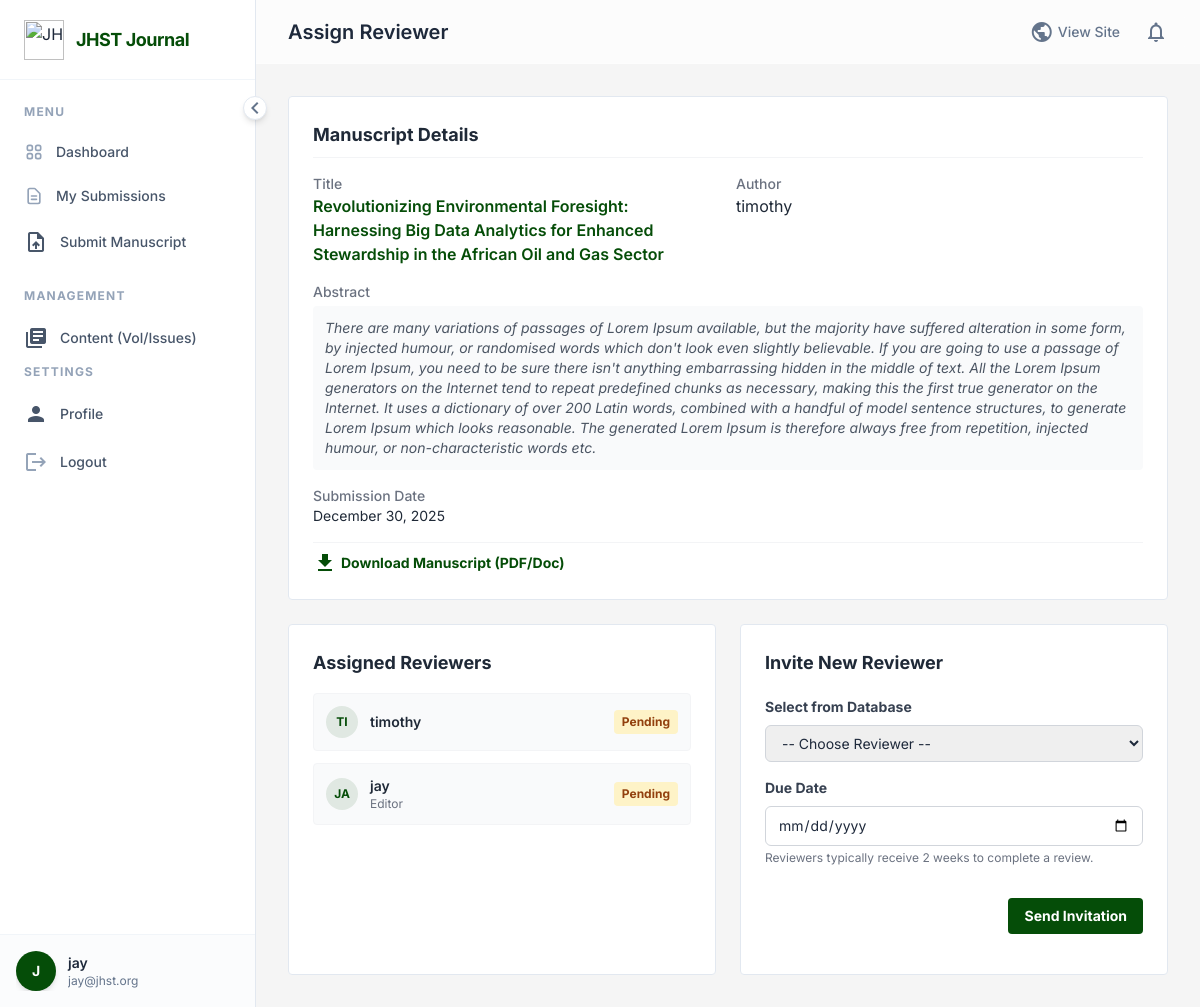
Before: /assign_reviewer/3/ (signed in) with the older database file.
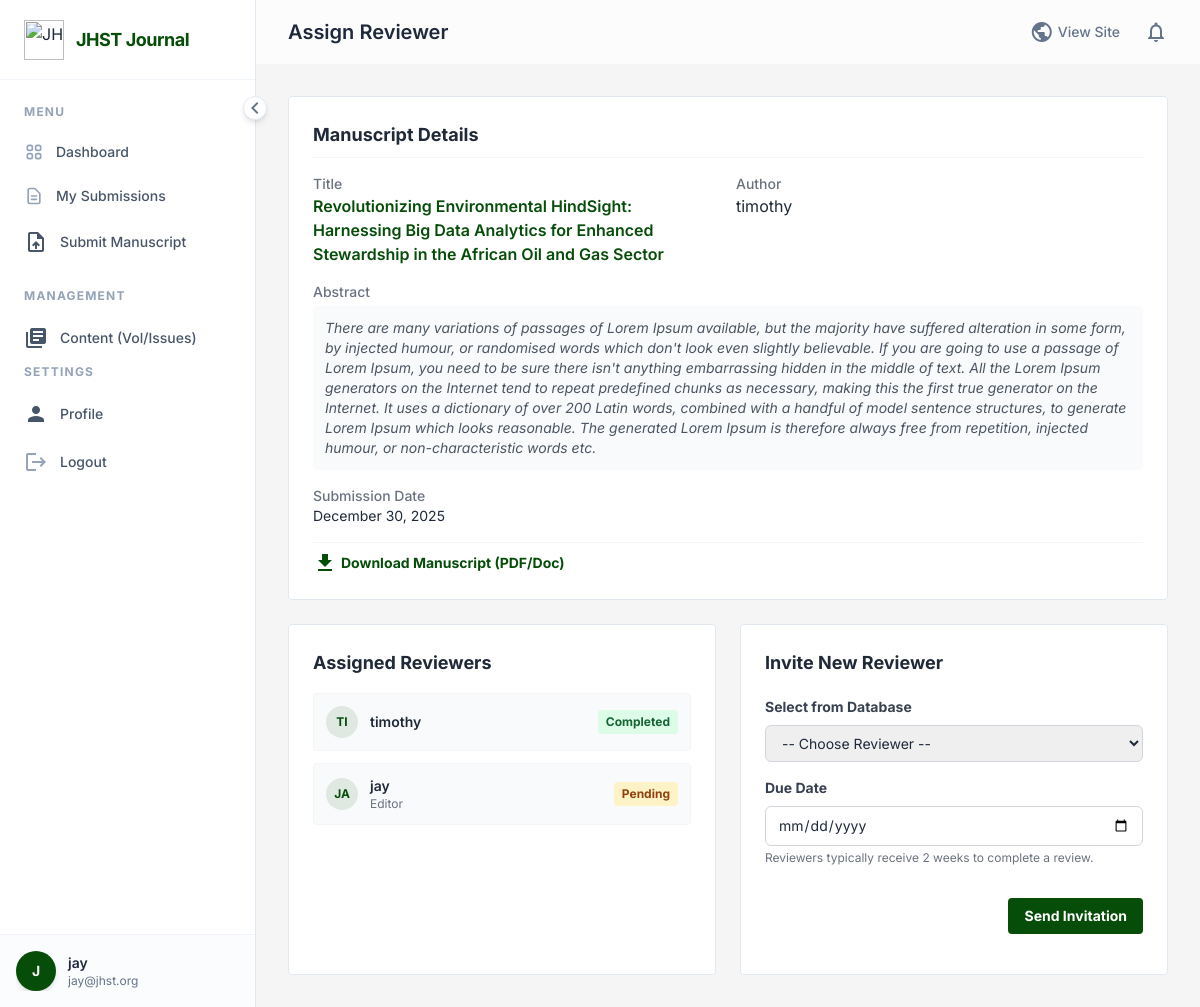
After: the same page with the newer database file.
### journal/models.py (models this page shows, shortened)
class Manuscript(models.Model):
    STATUS_CHOICES = [
        ('submitted', 'Submitted'),
        ('under_review', 'Under Review'),
        ('accepted', 'Accepted'),
        ('rejected', 'Rejected'),
        ('published', 'Published'),
    ]
    title = models.CharField(max_length=255)
    abstract = models.TextField()
    file = models.FileField(upload_to='manuscripts/')
    co_authors = models.CharField(max_length=500, blank=True, help_text="Names of co-authors, separated by commas")
    affiliations = models.TextField(blank=True, help_text="Author affiliations")
    author = models.ForeignKey(User, on_delete=models.CASCADE, related_name='manuscripts')
    reviewer = models.ForeignKey(User, on_delete=models.SET_NULL, null=True, blank=True, related_name='assigned_manuscripts')
    submitted_date = models.DateTimeField(auto_now_add=True)
    status = models.CharField(max_length=20, choices=STATUS_CHOICES, default='submitted')
    keywords = models.CharField(max_length=255, help_text="Comma-separated keywords")

class Review(models.Model):
    RECOMMENDATION_CHOICES = [
        ('accept', 'Accept'),
        ('revise', 'Revise'),
        ('reject', 'Reject'),
    ]
    manuscript = models.ForeignKey(Manuscript, on_delete=models.CASCADE, related_name='reviews')
    reviewer = models.ForeignKey(User, on_delete=models.CASCADE, related_name='reviews')
    date_assigned = models.DateTimeField(auto_now_add=True)
    due_date = models.DateTimeField(null=True, blank=True)
    date_completed = models.DateTimeField(null=True, blank=True)
    comments = models.TextField(blank=True)
    recommendation = models.CharField(max_length=20, choices=RECOMMENDATION_CHOICES, blank=True)

class User(AbstractUser):
    is_researcher = models.BooleanField(default=False)
    is_reviewer = models.BooleanField(default=False)
    is_editor = models.BooleanField(default=False)
    affiliation = models.CharField(max_length=255, blank=True)

### journal/views.py (the view, shortened to what this page needs)
# urls.py: path('assign_reviewer/<int:manuscript_id>/', views.assign_reviewer, name='assign_reviewer'),
@login_required
def assign_reviewer(request, manuscript_id):
    if not request.user.is_editor:
        return redirect('dashboard')
    manuscript = get_object_or_404(Manuscript, id=manuscript_id)
    existing_reviews = Review.objects.filter(manuscript=manuscript)
    assigned_reviewer_ids = existing_reviews.values_list('reviewer_id', flat=True)
    reviewers = User.objects.filter(is_reviewer=True).exclude(id__in=assigned_reviewer_ids)
    return render(request, 'dashboard/assign_reviewer.html', {
        'manuscript': manuscript,
        'reviewers': reviewers,
        'existing_reviews': existing_reviews
    })

### templates/dashboard/assign_reviewer.html (shortened to what the changed rows need)
﻿{% extends 'dashboard/dashboard_base.html' %} {% block dashboard_title %}Assign
Reviewer{% endblock %} {% block content %}
<div class="space-y-6">
  <div
    class="bg-white dark:bg-card-dark border border-border-light dark:border-border-dark rounded p-6"
  >
    <div class="grid grid-cols-1 md:grid-cols-2 gap-4">
      <div>
        <p class="text-sm font-medium text-gray-500 dark:text-gray-400">
          Title
        </p>
        <p class="text-base font-semibold text-primary">
          {{ manuscript.title }}
        </p>
      </div>
      <div>
        <p class="text-sm font-medium text-gray-500 dark:text-gray-400">
          Author
        </p>
        <p class="text-base text-gray-800 dark:text-gray-200">
          {{ manuscript.author.username }}
        </p>
      </div>
      <div class="md:col-span-2">
        <p class="text-sm font-medium text-gray-500 dark:text-gray-400">
          Abstract
        </p>
        <p
          class="text-sm text-gray-600 dark:text-gray-300 italic mt-1 bg-gray-50 dark:bg-gray-800 p-3 rounded"
        >
          {{ manuscript.abstract }}
        </p>
      </div>
      <div>
        <p class="text-sm font-medium text-gray-500 dark:text-gray-400">
          Submission Date
        </p>
        <p class="text-sm text-gray-800 dark:text-gray-200">
          {{ manuscript.submitted_date|date:"F d, Y" }}
        </p>
      </div>
    </div>
  </div>
  <div class="grid grid-cols-1 lg:grid-cols-2 gap-6">
    <div
      class="bg-white dark:bg-card-dark border border-border-light dark:border-border-dark rounded p-6"
    >
      {% if existing_reviews %}
      <ul class="space-y-3">
        {% for review in existing_reviews %}
        <li
          class="flex items-center justify-between p-3 bg-gray-50 dark:bg-gray-750 rounded border border-gray-100 dark:border-gray-700"
        >
          <div class="flex items-center space-x-3">
            <div
              class="h-8 w-8 rounded-full bg-primary/10 flex items-center justify-center text-primary font-bold text-xs uppercase"
            >
              {{ review.reviewer.username|slice:":2" }}
            </div>
            <div>
              <p class="font-semibold text-sm text-gray-800 dark:text-gray-200">
                {{ review.reviewer.username }}
              </p>
            </div>
          </div>
          <span
            class="px-2 py-1 rounded text-xs font-bold {% if review.date_completed %}bg-green-100 text-green-800{% else %}bg-amber-100 text-amber-800{% endif %}"
          >
            {% if review.date_completed %}Completed{% else %}Pending{% endif %}
          </span>
        </li>
        {% endfor %}
      </ul>
      {% else %}
      <div
        class="text-center py-6 text-gray-500 italic text-sm bg-gray-50 dark:bg-gray-800 rounded"
      >
        No reviewers invited yet.
      </div>
      {% endif %}
    </div>
  </div>
</div>
{% endblock %}

Changed rows visible on the page:
changed Manuscript "timothy": title "Revolutionizing Environmental Foresight: Harnessing Big Data Analytics for Enhanced Stewardship in the African Oil and Gas Sector" → "Revolutionizing Environmental HindSight: Harnessing Big Data Analytics for Enhanced Stewardship in the African Oil and Gas Sector"
changed Review "timothy": date_completed "Pending" → "Completed"
